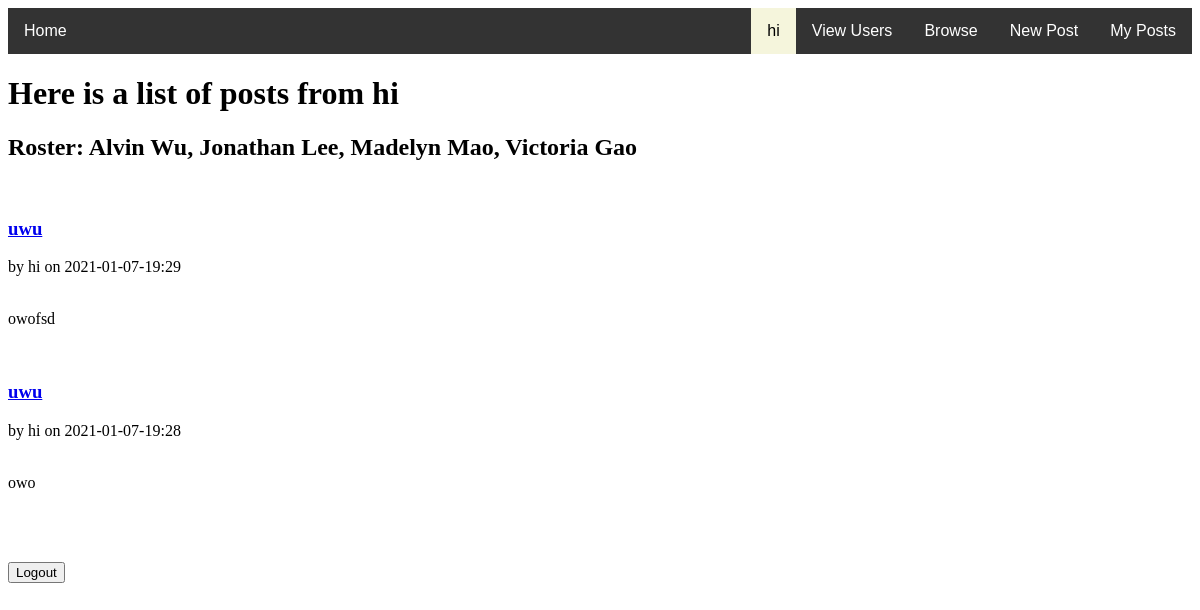
/blog/hi (signed in), run on the app's committed database.
### tables this page shows
CREATE TABLE posts(ID INTEGER NOT NULL PRIMARY KEY, UserID text NOT NULL, Title text NOT NULL, Text text, Date text);

### app/__init__.py (the view)
@app.route("/blog/<usrname>")
def viewuserblog(usrname):
    c = db.cursor()
    c.execute('SELECT ID FROM users WHERE username = \'' + str(usrname) + '\'')
    userid = c.fetchall()[0]
    c.execute('SELECT ID, Title, Text, Date FROM posts WHERE UserID = \'' + str(userid[0]) + '\'')
    posts = c.fetchall()
    c.close()
    return render_template('viewuserblog.html', user=usrname, posts=posts, status = True)

### app/templates/viewuserblog.html (shortened to what this page needs)
<!DOCTYPE html>
<html>
{% extends "base.html" %}
{% block body %}
  <head>
  </head>
  <body>
   <h1> Here is a list of posts from {{ user }} </h1>
   <h2>
    Roster: Alvin Wu, Jonathan Lee, Madelyn Mao, Victoria Gao
    </h2>
    <br>
    {% for p in posts|reverse %}
      <header>
        <div>
          <h3><a href="/post/{{p[0]}}">{{ p[1] }}</a></h3>
          <div class="authorinfo">by {{ user }} on {{ p[3] }}</div>
        </div>
      </header>
      <br>
      <p class="body">{{ p[2] }}</p>
      <br>
    {% endfor %}
<br></br>
    <form action = "/logout">
	<input type = "submit" value ="Logout">
    </form>
  </body>
{% endblock %}

### data on the page
posts: Title "uwu", user "hi", Date "2021-01-07-19:29", Text "owofsd"
posts: Title "uwu", user "hi", Date "2021-01-07-19:28", Text "owo"

### other printed values
{{ user }} "hi"
